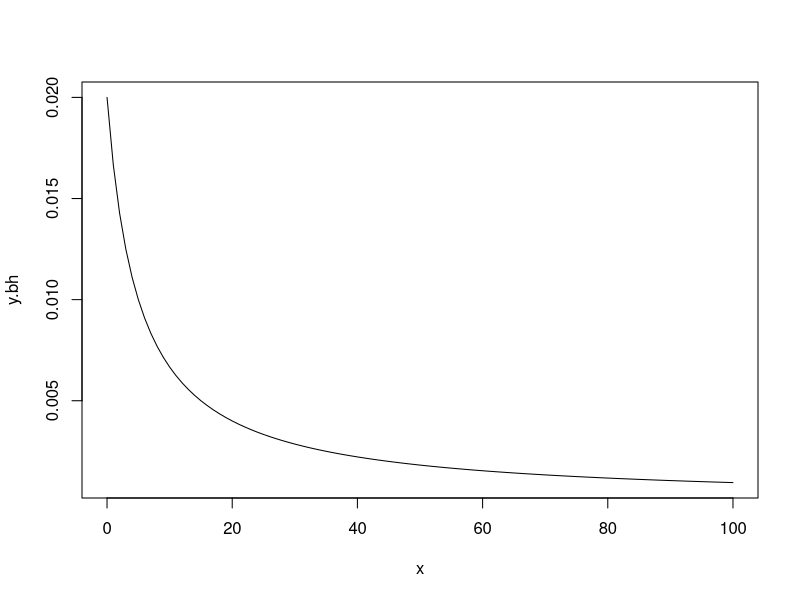
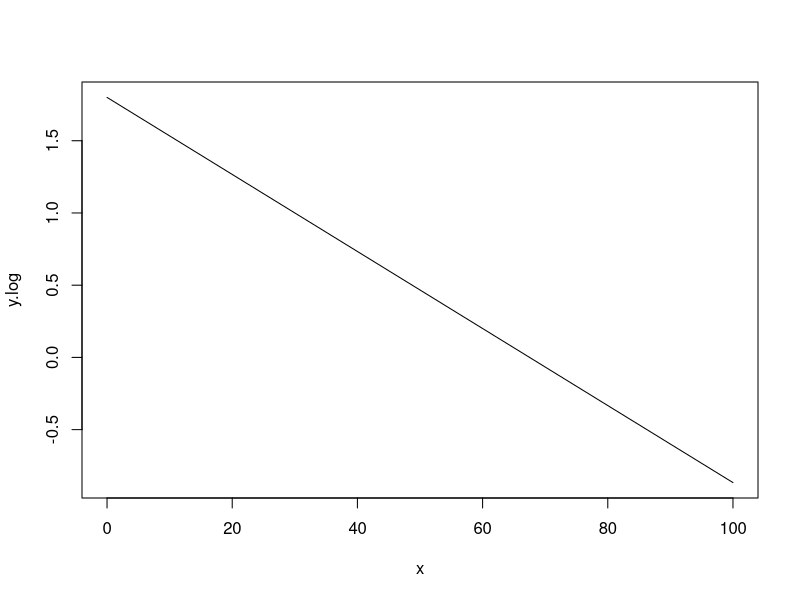
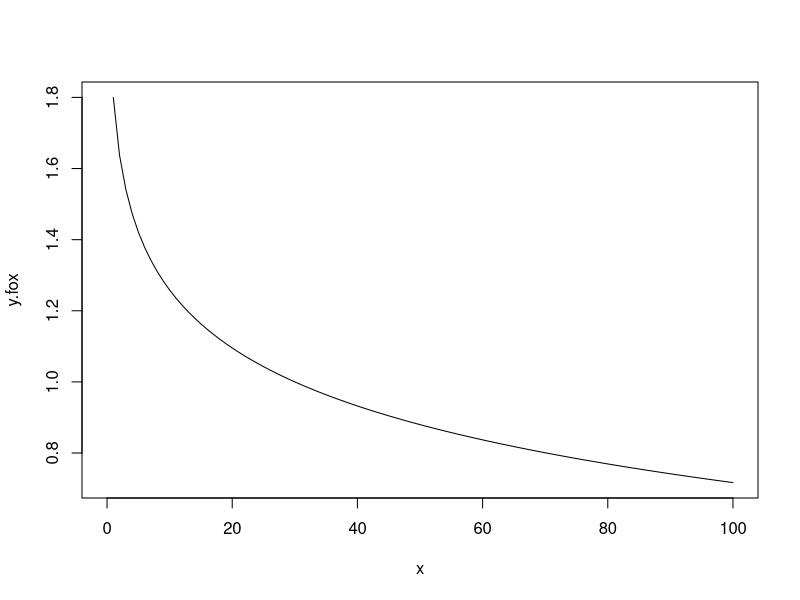
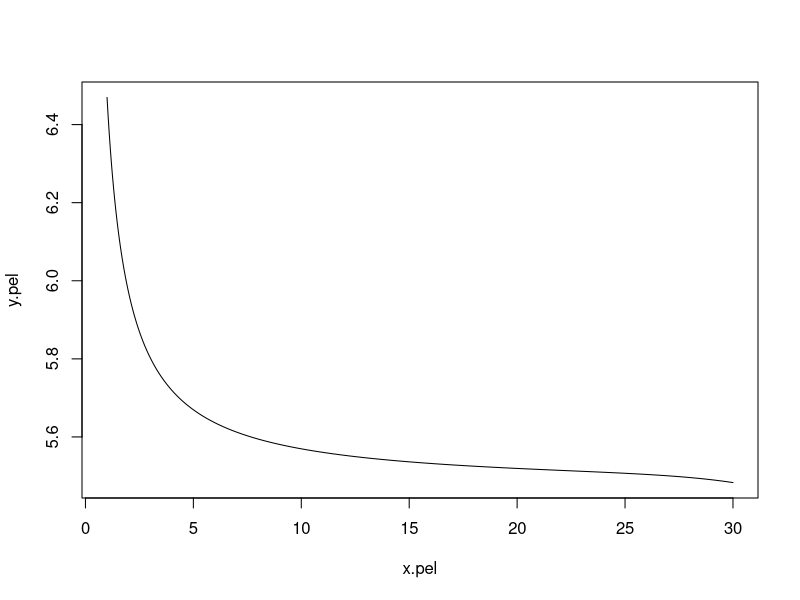
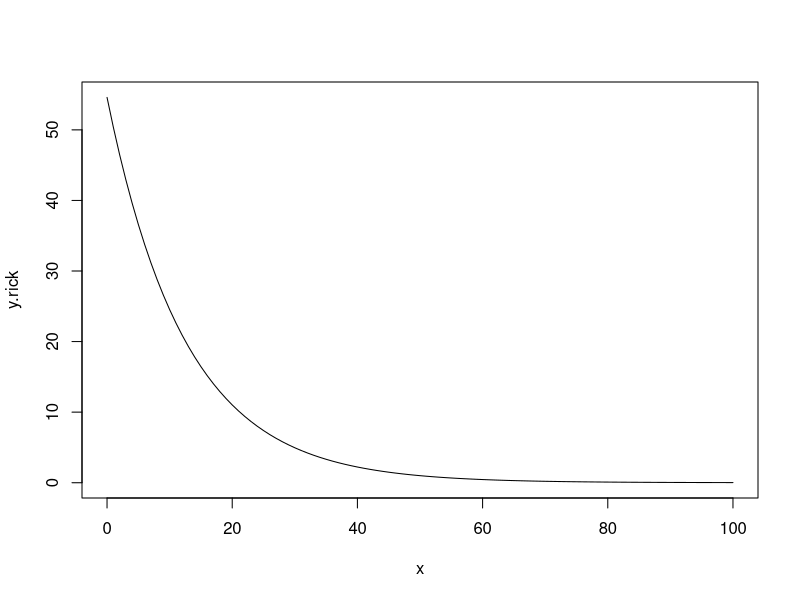
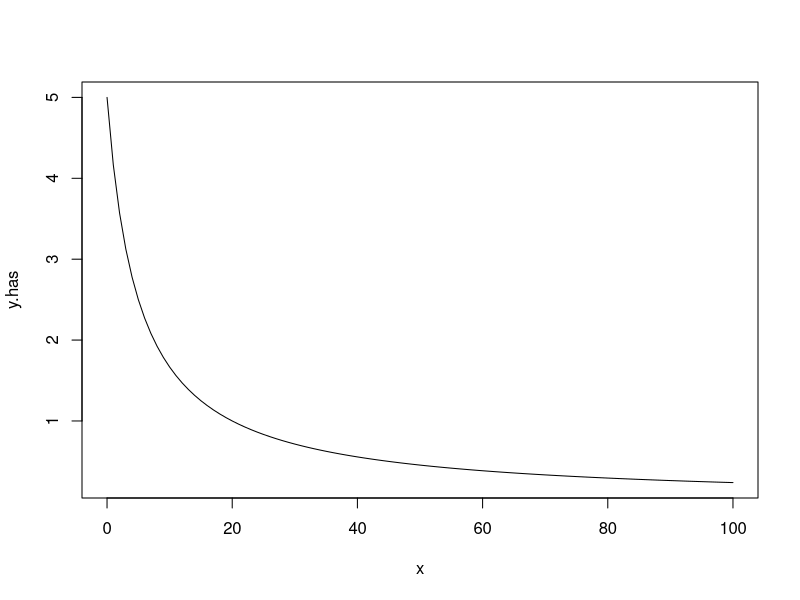
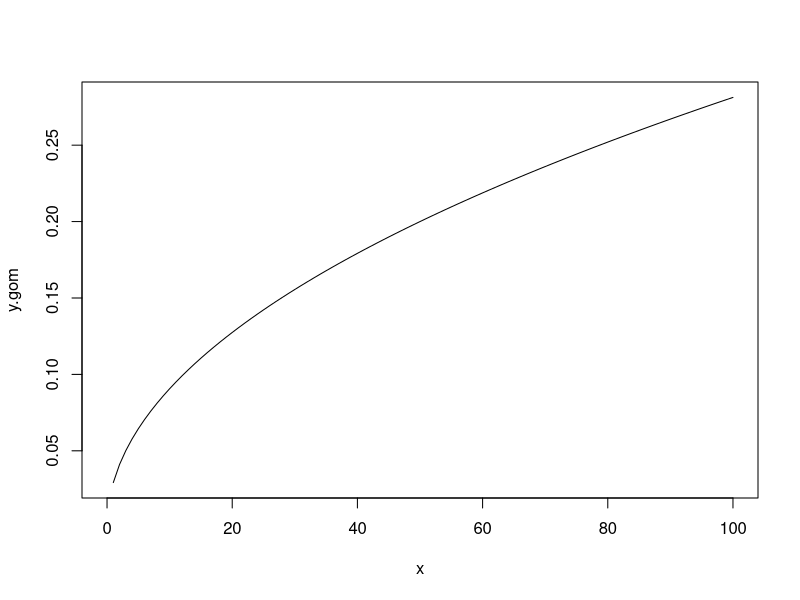
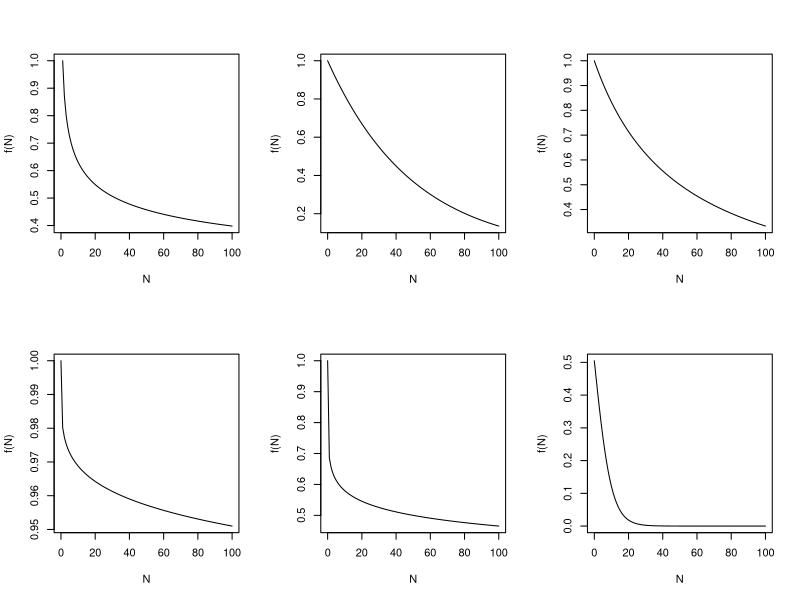

The R script that drew these images, in order:
## ============================================================================
## Functional forms of density dependence
## Jan 7, 2016
## ============================================================================

x <- seq(0,100)

# BH
a <- 0.02
B <- 10
y.bh <- 1/(1/a + B*x) 

plot(y.bh~x, type="l")


# Logistic
r <- 0.8
K <- 30
y.log <- 1+r*(1-x/K)

plot(y.log~x, type="l")


# Fox
y.fox <- 1+r*(1-log(x)/log(K))

plot(y.fox~x, type="l")


# Pella-Tomlinson
# parameterizations to keep:
params <- list(K=30, m=20, n=12, range=c(1,30))

x.pel <- seq(0,30, 0.05)
K <- 30 # the place where it crosses the zero threshold
m <- 2000 # the steepness of the curve near zero
n <- 12 # influences the shape of the curve as it approaches K
y.pel <- (1+m*(n^(n/(n-1))/(n-1))*(x.pel/K - (x.pel/K)^n))/x.pel

x.pel <- seq(1,30, 0.05)
K <- 50 # the place where it crosses the zero threshold
m <- 200 # the steepness of the curve near zero
n <- 12 # influences the shape of the curve as it approaches K
y.pel <- (1+m*(n^(n/(n-1))/(n-1))*(x.pel/K - (x.pel/K)^n))/x.pel

plot(y.pel~x.pel, type="l")

# Ricker
R0 <- 4
y.rick <- exp(R0*(1-x/K))

plot(y.rick~x, type="l")


# Hassel
K <- 20
y.has <- K*(R0+1)/(K+x*R0)

plot(y.has~x, type="l")


# Gompertz ### SOMETHING IS WRONG WITH THIS EQUATION ###
q <- 10
f <- .20
t <- 20

y.gom <- q*exp(log(f*x/q)*exp(a*t))/x

plot(y.gom~x, type="l")


# Multi-plot
pdf("DD_types_comparison.pdf", width=7.5, height=5)
par(mfrow=c(2,3))
par(mar=c(3.1, 3.1, 2.1, 1))
plot(y.bh~x, type="l", main="Beverton-Holt", xlab="", ylab="",axes=F)
box()
mtext("f(N)", 2, line=1.2)
mtext("N", 1, line=1.2)

plot(y.log~x, type="l", main="Logistic", xlab="", ylab="",axes=F)
box()
mtext("f(N)", 2, line=1.2)
mtext("N", 1, line=1.2)

plot(y.fox~x, type="l", main="Fox", xlab="", ylab="",axes=F)
box()
mtext("f(N)", 2, line=1.2)
mtext("N", 1, line=1.2)

plot(y.pel~x.pel, type="l", main="Pella-Tomlinson", xlab="", ylab="",axes=F)
box()
mtext("f(N)", 2, line=1.2)
mtext("N", 1, line=1.2)

plot(y.rick~x, type="l", main="Ricker", xlab="", ylab="",axes=F)
box()
mtext("f(N)", 2, line=1.2)
mtext("N", 1, line=1.2)

plot(y.has~x, type="l", main="Hassel", xlab="", ylab="",axes=F)
box()
mtext("f(N)", 2, line=1.2)
mtext("N", 1, line=1.2)

dev.off()

pdf("DD_types_Pella-T_comparison.pdf", width=7.5, height=2.5)
par(mfrow=c(1,3))
par(mar=c(3.1, 3.1, 2.1, 1))

x.pel <- seq(1,30, 0.05)
K <- 50 # the place where it crosses the zero threshold
m <- 200 # the steepness of the curve near zero
n <- 12 # influences the shape of the curve as it approaches K
y.pel <- (1+m*(n^(n/(n-1))/(n-1))*(x.pel/K - (x.pel/K)^n))/x.pel

plot(y.pel~x.pel, type="l", main="Pella-Tomlinson", xlab="", ylab="",axes=F)
box()
mtext("f(N)", 2, line=1.2)
mtext("N", 1, line=1.2)

x.pel <- seq(0,30, 0.05)
K <- 30 # the place where it crosses the zero threshold
m <- 200 # the steepness of the curve near zero
n <- 12 # influences the shape of the curve as it approaches K
y.pel <- (1+m*(n^(n/(n-1))/(n-1))*(x.pel/K - (x.pel/K)^n))/x.pel

plot(y.pel~x.pel, type="l", main="Pella-Tomlinson", xlab="", ylab="",axes=F)
box()
mtext("f(N)", 2, line=1.2)
mtext("N", 1, line=1.2)

x.pel <- seq(0,30, 0.05)
K <- 30 # the place where it crosses the zero threshold
m <- 2000 # the steepness of the curve near zero
n <- 12 # influences the shape of the curve as it approaches K
y.pel <- (1+m*(n^(n/(n-1))/(n-1))*(x.pel/K - (x.pel/K)^n))/x.pel

plot(y.pel~x.pel, type="l", main="Pella-Tomlinson", xlab="", ylab="",axes=F)
box()
mtext("f(N)", 2, line=1.2)
mtext("N", 1, line=1.2)

dev.off()


# Others from bellows
b <- 0.2
y.bel1 <- x^-b
y.bel2 <- exp(-a*x)
y.bel3 <- (1+a*x)^-1
y.bel4 <- exp(-a*x^b)
y.bel5 <- (1+(a*x)^b)^-1
y.bel6 <- (1+a*x)^-b
y.bel7 <- (1+exp(b*x-a))^-1

par(mfrow=c(2,3))
plot(y.bel1~x, type="l", xlab="N", ylab="f(N)")
plot(y.bel2~x, type="l", xlab="N", ylab="f(N)")
plot(y.bel3~x, type="l", xlab="N", ylab="f(N)")
plot(y.bel4~x, type="l", xlab="N", ylab="f(N)")
plot(y.bel5~x, type="l", xlab="N", ylab="f(N)")
plot(y.bel7~x, type="l", xlab="N", ylab="f(N)")
